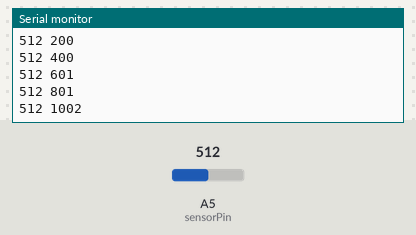
A sketch run on a simulated Arduino Uno, built with avr-gcc and run on an emulated ATmega328P. On the bench: the last lines printed to the serial monitor. Inputs (shaded band) come from the test bench; at power-on: A5 (sensorPin) = 512.

Above: at 1.2 s.
1.3 s: A5 (sensorPin) set to 716
At 1.36 s:
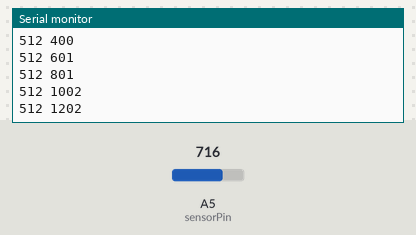
2.8 s: A5 (sensorPin) set to 900
At 2.96 s:
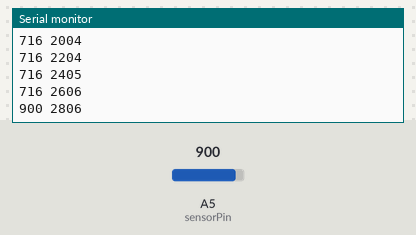
Timing chart, 0 to 5.8 s (numbered marks = the images above; inputs shaded):
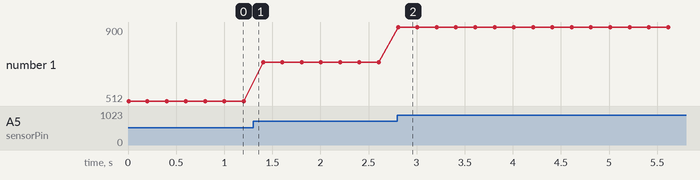

Measured:
- after the input at 2.8 s, the serial monitor: prints a new line at once (image 2)
- plotted number 1: 512 → 716 after the input at 1.3 s, 716 → 900 after the input at 2.8 s

The sketch:

micro.ino
```cpp
int sensorPin = A5; //Broche utilisée
int sensorValue = 0;
int val;

void setup()
{
  Serial.begin(9600);
  Serial.println("Micro");
  pinMode(sensorPin, INPUT);
}

void loop()
{
  sensorValue = analogRead(sensorPin);
  Serial.print(sensorValue, DEC);
  Serial.print(" ");
  Serial.println(millis());
  delay(200); //Valeur arbitraire
}
```
